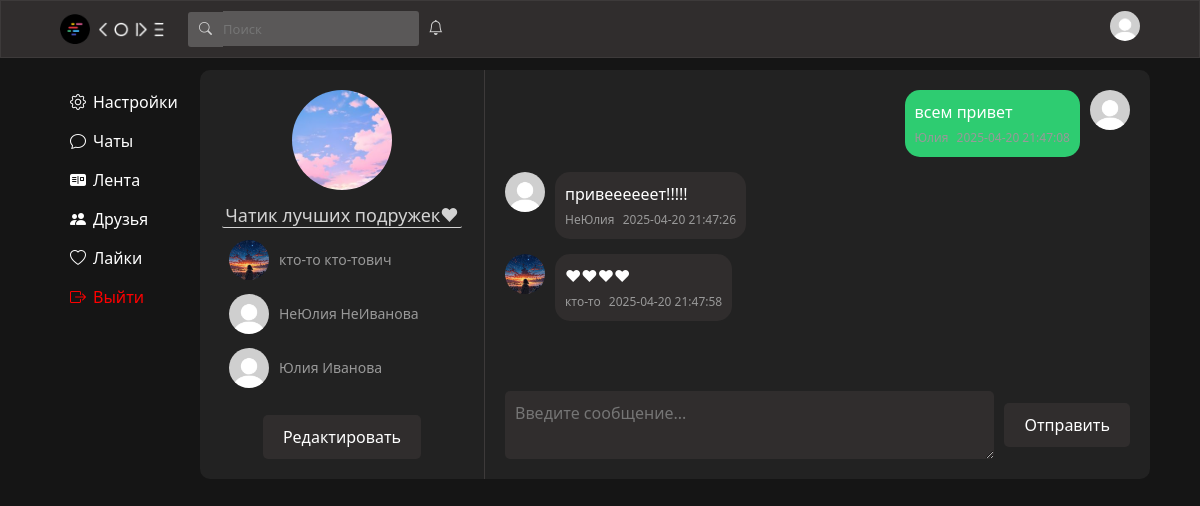
The page /private_chat/4 (signed in) on the database its author committed.
### data/private_chats.py (models this page shows)
class PrivateChat(SqlAlchemyBase, SerializerMixin):
    __tablename__ = "private_chats"
    id = sqlalchemy.Column(sqlalchemy.Integer, primary_key=True, autoincrement=True)
    members = sqlalchemy.Column(sqlalchemy.String)
    chat_name = sqlalchemy.Column(sqlalchemy.String)
    chat_avatar = sqlalchemy.Column(sqlalchemy.String)
    comments = sqlalchemy.Column(sqlalchemy.String)
    modified_date = sqlalchemy.Column(sqlalchemy.DateTime, default=datetime.datetime.now)
    private_chat_with_friend = sqlalchemy.Column(sqlalchemy.Boolean, default=False)

### data/users.py (models this page shows, shortened)
class User(SqlAlchemyBase, UserMixin, SerializerMixin):
    __tablename__ = "users"
    id = sqlalchemy.Column(sqlalchemy.Integer, primary_key=True, autoincrement=True)
    surname = sqlalchemy.Column(sqlalchemy.String)
    name = sqlalchemy.Column(sqlalchemy.String)
    age = sqlalchemy.Column(sqlalchemy.Integer)
    city = sqlalchemy.Column(sqlalchemy.String)
    email = sqlalchemy.Column(sqlalchemy.String, unique=True)
    hashed_password = sqlalchemy.Column(sqlalchemy.String)
    post_ids = sqlalchemy.Column(sqlalchemy.String)
    comment_ids = sqlalchemy.Column(sqlalchemy.String)
    post_like_ids = sqlalchemy.Column(sqlalchemy.String)
    post_like_guide_category_ids = sqlalchemy.Column(sqlalchemy.String)
    post_like_ideas_category_ids = sqlalchemy.Column(sqlalchemy.String)
    post_like_mems_category_ids = sqlalchemy.Column(sqlalchemy.String)
    post_like_common_category_ids = sqlalchemy.Column(sqlalchemy.String)
    friends_ids = sqlalchemy.Column(sqlalchemy.String)
    friends_requests = sqlalchemy.Column(sqlalchemy.String)
    own_requests = sqlalchemy.Column(sqlalchemy.String)
    chats_ids = sqlalchemy.Column(sqlalchemy.String)
    img_profile = sqlalchemy.Column(sqlalchemy.String)
    img_avatar = sqlalchemy.Column(sqlalchemy.String)
    sex = sqlalchemy.Column(sqlalchemy.String)
    blocked_users = sqlalchemy.Column(sqlalchemy.String)
    private_chat_ids = sqlalchemy.Column(sqlalchemy.String)
    modified_date = sqlalchemy.Column(sqlalchemy.DateTime, default=datetime.datetime.now)
    comments = orm.relationship("Comments", back_populates='user')
    posts = orm.relationship("Posts", back_populates='user')

### data/comments.py (models this page shows)
class Comments(SqlAlchemyBase, SerializerMixin):
    __tablename__ = "comments"
    id = sqlalchemy.Column(sqlalchemy.Integer, primary_key=True, autoincrement=True)
    chat_id = sqlalchemy.Column(
        sqlalchemy.Integer
    )
    text = sqlalchemy.Column(sqlalchemy.String)
    send_date = sqlalchemy.Column(sqlalchemy.DateTime, default=datetime.datetime.now)
    sender = sqlalchemy.Column(
        sqlalchemy.Integer, sqlalchemy.ForeignKey("users.id")
    )
    type = sqlalchemy.Column(sqlalchemy.String)
    user = orm.relationship("User")

### server.py (the view)
@app.route("/private_chat/<id>", methods=["GET", "POST"])
def private_chat(id):
    db_sess = db_session.create_session()
    private_chat = db_sess.query(PrivateChat).filter(PrivateChat.id == id).first()
    if not private_chat:
        return f.abort(404)
    if not current_user.is_authenticated:
        return redirect("/")
    form = SerchUserForm()
    if form.validate_on_submit():
        return redirect(f"/id/{form.serch_user_id.data}")
    members = private_chat.members.split(",")
    if str(current_user.id) not in members:
        return f.abort(404)
    users = []
    for i in members:
        users.append(db_sess.query(User).filter(User.id == int(i)).first())
    print(users)
    messages = []
    if private_chat.comments:
        message_id = private_chat.comments.split(",")
        for i in message_id:
            message = db_sess.query(Comments).filter(Comments.id == int(i)).first()
            user = db_sess.query(User).filter(User.id == message.sender).first()
            messages.append(Message(message.text, user.name, str(message.send_date).split(".")[0], message.sender == current_user.id, user.img_avatar))
    chat_avatar = rf"..\static\img\chat.png"
    if private_chat.chat_avatar:
        chat_avatar = private_chat.chat_avatar
    friend_requests = current_user.friends_requests
    friends_from_request = []
    if friend_requests:
        for i in friend_requests.split(","):
            friends_from_request.append(db_sess.query(User).filter(User.id == int(i)).first())
    html = f.render_template("private_chat.html",
                             chat_id = int(id),
                            chat_avatar=chat_avatar,
                            chat_name=private_chat.chat_name,
                            chat_participants = users,
                            messages = messages,
                            form = form,
                            ClientId = f'/id/{current_user.id}',
                            friends_from_request = friends_from_request,
                            seeFilter = False)
    return html

### forms/serch_user.py
class SerchUserForm(FlaskForm):
    serch_user_id = StringField()

### data/db_session.py (called while the page is built)
def create_session() -> Session:
    global __factory
    return __factory()

### server.py (called while the page is built)
@login_manager.user_loader
def load_user(user_id):
    db_sess = db_session.create_session()
    return db_sess.query(User).get(user_id)

### templates/private_chat.html (shortened to what this page needs)
{% extends "base.html" %}
{% block content %}
<div style="min-width: 950px;" class="chat-container">
    <div class="chat-info-panel">
        <div class="chat-avatar-box">
            <img class="chat-avatar" src="{{chat_avatar}}" alt="Аватар чата">
        </div>
        <div class="chat-details">
            <h3 class="chat-name">{{chat_name}}</h3>
            <div style="overflow: auto; max-height: 500px; min-width: 240px; scrollbar-width: thin;" class="chat-participants">
                {% for participant in chat_participants %}
                    <div class="participant">
                        <div class="message-avatar-box">
                            <img style="min-width: 40px;" class="message-avatar" {% if participant.img_avatar %} src="{{participant.img_avatar}}" {% else %} src="../static/img/avatar.jpg" {% endif %} alt="Аватар">
                        </div>
                        {{participant.name}} {{participant.surname}}
                    </div>
                {% endfor %}
            </div>
        </div>
        <a style="color: white; text-decoration: none;" href="/edit_private_chat/{{chat_id}}" class="edit-chat-info">Редактировать</a>
    </div>
    <div class="messages-container">
        <div class="messages-list">
            {% for message in messages %}
                <div class="message {% if message.is_mine %}mine{% endif %}">
                    <div class="message-avatar-box">
                        <img class="message-avatar" {% if message.avatar %} src="{{message.avatar}}" {% else %} src="../static/img/avatar.jpg" {% endif %} alt="Аватар">
                    </div>
                    <div style="overflow-wrap: break-word;" class="message-content">
                        <p class="message-text">{{message.text}}</p>
                        <div class="message-meta">
                            <span class="message-author">{{message.author}}</span>
                            <span class="message-time">{{message.time}}</span>
                        </div>
                    </div>
                </div>
            {% endfor %}
        </div>
        <div class="message-input">
            <textarea class="message-textarea" placeholder="Введите сообщение..."></textarea>
            <button class="send-message">Отправить</button>
        </div>
    </div>
</div>
{% endblock %}

### static/css/style.css (style rules this page uses)
body { background-color: #151515; }
.serch { box-sizing: border-box; border: none; background-color: #5a5858; color: lightgray; outline: 0; border-radius: 0px 3px 3px 0px; height: 35px; font-size: 13px; }
.selected-friends h3, .chat-details h3 { color: lightgray; }
.chat-name { margin-top: 10px; outline: none; border: none; color: lightgray; border-bottom: lightgray 1px solid; border-radius: 2px; background-color: transparent; }
.chat-container { display: flex; width: 100%; min-width: 943.3; max-width: 950px; margin: 0 auto; background-color: #222; color: white; border-radius: 10px; overflow: hidden; }
.chat-info-panel { width: 30%; padding: 20px; border-right: 1px solid #3d3a3a; display: flex; flex-direction: column; align-items: center; justify-content: flex-start; overflow: auto; }
.chat-avatar-box { width: 100px; height: 100px; border-radius: 50%; overflow: hidden; margin-bottom: 15px; }
.chat-avatar { width: 100%; height: 100%; object-fit: cover; }
.chat-details { text-align: center; margin-bottom: 20px; }
.chat-name { font-size: 18px; margin: 0; }
.chat-participants { font-size: 14px; color: #999; margin: 5px 0 0; }
.participant { display: flex; min-width: 200px; flex-direction: row; align-items: center; margin-right: 5px; color: #999; font-size: 14px; padding: 7px; }
.edit-chat-info { background-color: #302d2d; color: white; border: none; padding: 10px 20px; border-radius: 5px; cursor: pointer; margin-top: auto; }
.messages-container { width: 70%; padding: 20px; display: flex; flex-direction: column; justify-content: space-between; position: relative; }
.messages-list { flex: 1; overflow-y: auto; max-height: 600px; margin-bottom: 20px; }
.message { display: flex; margin-bottom: 15px; }
.message.mine { flex-direction: row-reverse; }
.message-avatar-box { width: 40px; height: 40px; border-radius: 50%; overflow: hidden; margin-right: 10px; }
.message.mine .message-avatar-box { margin-left: 10px; margin-right: 0; }
.message-avatar { width: 100%; height: 100%; object-fit: cover; }
.message-content { background-color: #302d2d; padding: 10px; border-radius: 15px; overflow: hidden; max-width: 60%; position: relative; }
.message.mine .message-content { background-color: #2ecc71; }
.message-text { color: white; font-size: 16px; margin: 0; }
.message-meta { font-size: 12px; color: #999; margin-top: 5px; }
.message-author { margin-right: 5px; }
.message-input { display: flex; align-items: center; }
.message-textarea { flex: 1; border: none; background-color: #302d2d; color: white; padding: 10px; border-radius: 5px; font-size: 16px; outline: none; }
.send-message { background-color: #302d2d; color: white; border: none; padding: 10px 20px; border-radius: 5px; cursor: pointer; margin-left: 10px; }
.messages-list { scrollbar-width: thin; scrollbar-color: #555 #222; }

### rows shown on the page
PrivateChat: chat_name "Чатик лучших подружек♥"
User: shows a picture, name "кто-то", surname "кто-тович", author "кто-то"
User: name "НеЮлия", surname "НеИванова", author "НеЮлия"
User: name "Юлия", surname "Иванова"
Comments: text "всем привет"
Comments: text "привеееееет!!!!!"
Comments: text "♥♥♥♥"

### other values the page prints
{{ message.time }} "2025-04-20 21:47:26" "2025-04-20 21:47:58"
